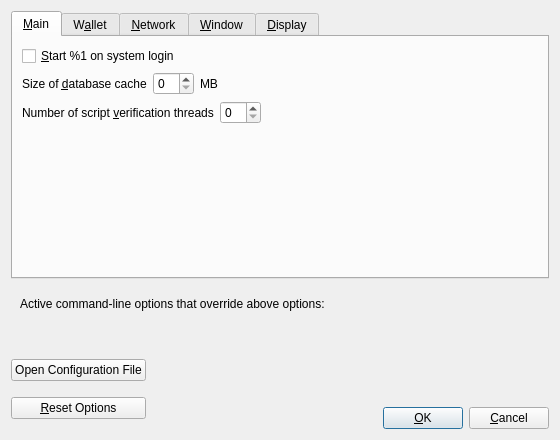
<?xml version="1.0" encoding="UTF-8"?>
<ui version="4.0">
 <class>OptionsDialog</class>
 <widget class="QDialog" name="OptionsDialog">
  <property name="geometry">
   <rect>
    <x>0</x>
    <y>0</y>
    <width>560</width>
    <height>440</height>
   </rect>
  </property>
  <property name="windowTitle">
   <string>Options</string>
  </property>
  <property name="modal">
   <bool>true</bool>
  </property>
  <layout class="QVBoxLayout" name="verticalLayout">
   <item>
    <widget class="QTabWidget" name="tabWidget">
     <property name="currentIndex">
      <number>0</number>
     </property>
     <widget class="QWidget" name="tabMain">
      <attribute name="title">
       <string>&amp;Main</string>
      </attribute>
      <layout class="QVBoxLayout" name="verticalLayout_Main">
       <item>
        <widget class="QCheckBox" name="bitcoinAtStartup">
         <property name="toolTip">
          <string>Automatically start %1 after logging in to the system.</string>
         </property>
         <property name="text">
          <string>&amp;Start %1 on system login</string>
         </property>
        </widget>
       </item>
       <item>
        <layout class="QHBoxLayout" name="horizontalLayout_2_Main">
         <item>
          <widget class="QLabel" name="databaseCacheLabel">
           <property name="text">
            <string>Size of &amp;database cache</string>
           </property>
           <property name="textFormat">
            <enum>Qt::PlainText</enum>
           </property>
           <property name="buddy">
            <cstring>databaseCache</cstring>
           </property>
          </widget>
         </item>
         <item>
          <widget class="QSpinBox" name="databaseCache"/>
         </item>
         <item>
          <widget class="QLabel" name="databaseCacheUnitLabel">
           <property name="text">
            <string>MB</string>
           </property>
           <property name="textFormat">
            <enum>Qt::PlainText</enum>
           </property>
          </widget>
         </item>
         <item>
          <spacer name="horizontalSpacer_2_Main">
           <property name="orientation">
            <enum>Qt::Horizontal</enum>
           </property>
           <property name="sizeHint" stdset="0">
            <size>
             <width>40</width>
             <height>20</height>
            </size>
           </property>
          </spacer>
         </item>
        </layout>
       </item>
       <item>
        <layout class="QHBoxLayout" name="horizontalLayout_3_Main">
         <item>
          <widget class="QLabel" name="threadsScriptVerifLabel">
           <property name="text">
            <string>Number of script &amp;verification threads</string>
           </property>
           <property name="textFormat">
            <enum>Qt::PlainText</enum>
           </property>
           <property name="buddy">
            <cstring>threadsScriptVerif</cstring>
           </property>
          </widget>
         </item>
         <item>
          <widget class="QSpinBox" name="threadsScriptVerif">
           <property name="toolTip">
            <string>(0 = auto, &lt;0 = leave that many cores free)</string>
           </property>
          </widget>
         </item>
         <item>
          <spacer name="horizontalSpacer_3_Main">
           <property name="orientation">
            <enum>Qt::Horizontal</enum>
           </property>
           <property name="sizeHint" stdset="0">
            <size>
             <width>40</width>
             <height>20</height>
            </size>
           </property>
          </spacer>
         </item>
        </layout>
       </item>
       <item>
        <spacer name="verticalSpacer_Main">
         <property name="orientation">
          <enum>Qt::Vertical</enum>
         </property>
         <property name="sizeHint" stdset="0">
          <size>
           <width>20</width>
           <height>40</height>
          </size>
         </property>
        </spacer>
       </item>
      </layout>
     </widget>
     <widget class="QWidget" name="tabWallet">
      <attribute name="title">
       <string>W&amp;allet</string>
      </attribute>
      <layout class="QVBoxLayout" name="verticalLayout_Wallet">
       <item>
        <widget class="QGroupBox" name="groupBox">
         <property name="title">
          <string>Expert</string>
         </property>
         <layout class="QVBoxLayout" name="verticalLayout_2">
          <item>
           <widget class="QCheckBox" name="coinControlFeatures">
            <property name="toolTip">
             <string>Whether to show coin control features or not.</string>
            </property>
            <property name="text">
             <string>Enable coin &amp;control features</string>
            </property>
           </widget>
          </item>
          <item>
           <widget class="QCheckBox" name="spendZeroConfChange">
            <property name="toolTip">
             <string>If you disable the spending of unconfirmed change, the change from a transaction cannot be used until that transaction has at least one confirmation. This also affects how your balance is computed.</string>
            </property>
            <property name="text">
             <string>&amp;Spend unconfirmed change</string>
            </property>
           </widget>
          </item>
         </layout>
        </widget>
       </item>
       <item>
        <spacer name="verticalSpacer_Wallet">
         <property name="orientation">
          <enum>Qt::Vertical</enum>
         </property>
         <property name="sizeHint" stdset="0">
          <size>
           <width>20</width>
           <height>40</height>
          </size>
         </property>
        </spacer>
       </item>
      </layout>
     </widget>
     <widget class="QWidget" name="tabNetwork">
      <attribute name="title">
       <string>&amp;Network</string>
      </attribute>
      <layout class="QVBoxLayout" name="verticalLayout_Network">
       <item>
        <widget class="QCheckBox" name="mapPortUpnp">
         <property name="toolTip">
          <string>Automatically open the Pigycoin client port on the router. This only works when your router supports UPnP and it is enabled.</string>
         </property>
         <property name="text">
          <string>Map port using &amp;UPnP</string>
         </property>
        </widget>
       </item>
       <item>
        <widget class="QCheckBox" name="allowIncoming">
         <property name="toolTip">
          <string>Accept connections from outside</string>
         </property>
         <property name="text">
          <string>Allow incoming connections</string>
         </property>
        </widget>
       </item>
       <item>
        <widget class="QCheckBox" name="connectSocks">
         <property name="toolTip">
          <string>Connect to the Pigycoin network through a SOCKS5 proxy.</string>
         </property>
         <property name="text">
          <string>&amp;Connect through SOCKS5 proxy (default proxy):</string>
         </property>
        </widget>
       </item>
       <item>
        <layout class="QHBoxLayout" name="horizontalLayout_1_Network">
         <item>
          <widget class="QLabel" name="proxyIpLabel">
           <property name="text">
            <string>Proxy &amp;IP:</string>
           </property>
           <property name="textFormat">
            <enum>Qt::PlainText</enum>
           </property>
           <property name="buddy">
            <cstring>proxyIp</cstring>
           </property>
          </widget>
         </item>
         <item>
          <widget class="QValidatedLineEdit" name="proxyIp">
           <property name="minimumSize">
            <size>
             <width>140</width>
             <height>0</height>
            </size>
           </property>
           <property name="maximumSize">
            <size>
             <width>140</width>
             <height>16777215</height>
            </size>
           </property>
           <property name="toolTip">
            <string>IP address of the proxy (e.g. IPv4: 127.0.0.1 / IPv6: ::1)</string>
           </property>
          </widget>
         </item>
         <item>
          <widget class="QLabel" name="proxyPortLabel">
           <property name="text">
            <string>&amp;Port:</string>
           </property>
           <property name="textFormat">
            <enum>Qt::PlainText</enum>
           </property>
           <property name="buddy">
            <cstring>proxyPort</cstring>
           </property>
          </widget>
         </item>
         <item>
          <widget class="QLineEdit" name="proxyPort">
           <property name="minimumSize">
            <size>
             <width>55</width>
             <height>0</height>
            </size>
           </property>
           <property name="maximumSize">
            <size>
             <width>55</width>
             <height>16777215</height>
            </size>
           </property>
           <property name="toolTip">
            <string>Port of the proxy (e.g. 9050)</string>
           </property>
          </widget>
         </item>
         <item>
          <spacer name="horizontalSpacer_1_Network">
           <property name="orientation">
            <enum>Qt::Horizontal</enum>
           </property>
           <property name="sizeHint" stdset="0">
            <size>
             <width>40</width>
             <height>20</height>
            </size>
           </property>
          </spacer>
         </item>
        </layout>
       </item>
       <item>
        <layout class="QHBoxLayout" name="horizontalLayout_2_Network">
         <item>
          <widget class="QLabel" name="proxyActiveNets">
           <property name="text">
            <string>Used for reaching peers via:</string>
           </property>
           <property name="textFormat">
            <enum>Qt::PlainText</enum>
           </property>
          </widget>
         </item>
         <item>
          <widget class="QCheckBox" name="proxyReachIPv4">
           <property name="enabled">
            <bool>false</bool>
           </property>
           <property name="toolTip">
            <string>Shows if the supplied default SOCKS5 proxy is used to reach peers via this network type.</string>
           </property>
           <property name="text">
            <string/>
           </property>
          </widget>
         </item>
         <item>
          <widget class="QLabel" name="proxyReachIPv4Label">
           <property name="text">
            <string>IPv4</string>
           </property>
           <property name="textFormat">
            <enum>Qt::PlainText</enum>
           </property>
          </widget>
         </item>
         <item>
          <widget class="QCheckBox" name="proxyReachIPv6">
           <property name="enabled">
            <bool>false</bool>
           </property>
           <property name="toolTip">
            <string>Shows if the supplied default SOCKS5 proxy is used to reach peers via this network type.</string>
           </property>
           <property name="text">
            <string/>
           </property>
          </widget>
         </item>
         <item>
          <widget class="QLabel" name="proxyReachIPv6Label">
           <property name="text">
            <string>IPv6</string>
           </property>
           <property name="textFormat">
            <enum>Qt::PlainText</enum>
           </property>
          </widget>
         </item>
         <item>
          <widget class="QCheckBox" name="proxyReachTor">
           <property name="enabled">
            <bool>false</bool>
           </property>
           <property name="toolTip">
            <string>Shows if the supplied default SOCKS5 proxy is used to reach peers via this network type.</string>
           </property>
           <property name="text">
            <string/>
           </property>
          </widget>
         </item>
         <item>
          <widget class="QLabel" name="proxyReachTorLabel">
           <property name="text">
            <string>Tor</string>
           </property>
           <property name="textFormat">
            <enum>Qt::PlainText</enum>
           </property>
          </widget>
         </item>
         <item>
          <spacer name="horizontalSpacer_2_Network">
           <property name="orientation">
            <enum>Qt::Horizontal</enum>
           </property>
           <property name="sizeHint" stdset="0">
            <size>
             <width>40</width>
             <height>20</height>
            </size>
           </property>
          </spacer>
         </item>
        </layout>
       </item>
       <item>
        <widget class="QCheckBox" name="connectSocksTor">
         <property name="toolTip">
          <string>Connect to the Pigycoin network through a separate SOCKS5 proxy for Tor hidden services.</string>
         </property>
         <property name="text">
          <string>Use separate SOCKS5 proxy to reach peers via Tor hidden services:</string>
         </property>
        </widget>
       </item>
       <item>
        <layout class="QHBoxLayout" name="horizontalLayout_3_Network">
         <item>
          <widget class="QLabel" name="proxyIpTorLabel">
           <property name="text">
            <string>Proxy &amp;IP:</string>
           </property>
           <property name="textFormat">
            <enum>Qt::PlainText</enum>
           </property>
           <property name="buddy">
            <cstring>proxyIpTor</cstring>
           </property>
          </widget>
         </item>
         <item>
          <widget class="QValidatedLineEdit" name="proxyIpTor">
           <property name="minimumSize">
            <size>
             <width>140</width>
             <height>0</height>
            </size>
           </property>
           <property name="maximumSize">
            <size>
             <width>140</width>
             <height>16777215</height>
            </size>
           </property>
           <property name="toolTip">
            <string>IP address of the proxy (e.g. IPv4: 127.0.0.1 / IPv6: ::1)</string>
           </property>
          </widget>
         </item>
         <item>
          <widget class="QLabel" name="proxyPortTorLabel">
           <property name="text">
            <string>&amp;Port:</string>
           </property>
           <property name="textFormat">
            <enum>Qt::PlainText</enum>
           </property>
           <property name="buddy">
            <cstring>proxyPortTor</cstring>
           </property>
          </widget>
         </item>
         <item>
          <widget class="QLineEdit" name="proxyPortTor">
           <property name="minimumSize">
            <size>
             <width>55</width>
             <height>0</height>
            </size>
           </property>
           <property name="maximumSize">
            <size>
             <width>55</width>
             <height>16777215</height>
            </size>
           </property>
           <property name="toolTip">
            <string>Port of the proxy (e.g. 9050)</string>
           </property>
          </widget>
         </item>
         <item>
          <spacer name="horizontalSpacer_4_Network">
           <property name="orientation">
            <enum>Qt::Horizontal</enum>
           </property>
           <property name="sizeHint" stdset="0">
            <size>
             <width>40</width>
             <height>20</height>
            </size>
           </property>
          </spacer>
         </item>
        </layout>
       </item>
       <item>
        <spacer name="verticalSpacer_Network">
         <property name="orientation">
          <enum>Qt::Vertical</enum>
         </property>
         <property name="sizeHint" stdset="0">
          <size>
           <width>20</width>
           <height>40</height>
          </size>
         </property>
        </spacer>
       </item>
      </layout>
     </widget>
     <widget class="QWidget" name="tabWindow">
      <attribute name="title">
       <string>&amp;Window</string>
      </attribute>
      <layout class="QVBoxLayout" name="verticalLayout_Window">
       <item>
        <widget class="QCheckBox" name="hideTrayIcon">
         <property name="toolTip">
          <string>&amp;Hide the icon from the system tray.</string>
         </property>
         <property name="text">
          <string>Hide tray icon</string>
         </property>
        </widget>
       </item>
       <item>
        <widget class="QCheckBox" name="minimizeToTray">
         <property name="toolTip">
          <string>Show only a tray icon after minimizing the window.</string>
         </property>
         <property name="text">
          <string>&amp;Minimize to the tray instead of the taskbar</string>
         </property>
        </widget>
       </item>
       <item>
        <widget class="QCheckBox" name="minimizeOnClose">
         <property name="toolTip">
          <string>Minimize instead of exit the application when the window is closed. When this option is enabled, the application will be closed only after selecting Exit in the menu.</string>
         </property>
         <property name="text">
          <string>M&amp;inimize on close</string>
         </property>
        </widget>
       </item>
       <item>
        <spacer name="verticalSpacer_Window">
         <property name="orientation">
          <enum>Qt::Vertical</enum>
         </property>
         <property name="sizeHint" stdset="0">
          <size>
           <width>20</width>
           <height>40</height>
          </size>
         </property>
        </spacer>
       </item>
      </layout>
     </widget>
     <widget class="QWidget" name="tabDisplay">
      <attribute name="title">
       <string>&amp;Display</string>
      </attribute>
      <layout class="QVBoxLayout" name="verticalLayout_Display">
       <item>
        <layout class="QHBoxLayout" name="horizontalLayout_1_Display">
         <item>
          <widget class="QLabel" name="langLabel">
           <property name="text">
            <string>User Interface &amp;language:</string>
           </property>
           <property name="textFormat">
            <enum>Qt::PlainText</enum>
           </property>
           <property name="buddy">
            <cstring>lang</cstring>
           </property>
          </widget>
         </item>
         <item>
          <widget class="QValueComboBox" name="lang">
           <property name="toolTip">
            <string>The user interface language can be set here. This setting will take effect after restarting %1.</string>
           </property>
          </widget>
         </item>
        </layout>
       </item>
       <item>
        <layout class="QHBoxLayout" name="horizontalLayout_2_Display">
         <item>
          <widget class="QLabel" name="unitLabel">
           <property name="text">
            <string>&amp;Unit to show amounts in:</string>
           </property>
           <property name="textFormat">
            <enum>Qt::PlainText</enum>
           </property>
           <property name="buddy">
            <cstring>unit</cstring>
           </property>
          </widget>
         </item>
         <item>
          <widget class="QValueComboBox" name="unit">
           <property name="toolTip">
            <string>Choose the default subdivision unit to show in the interface and when sending coins.</string>
           </property>
          </widget>
         </item>
        </layout>
       </item>
       <item>
        <layout class="QHBoxLayout" name="horizontalLayout_3_Display">
         <item>
          <widget class="QLabel" name="thirdPartyTxUrlsLabel">
           <property name="toolTip">
            <string>Third party URLs (e.g. a block explorer) that appear in the transactions tab as context menu items. %s in the URL is replaced by transaction hash. Multiple URLs are separated by vertical bar |.</string>
           </property>
           <property name="text">
            <string>Third party transaction URLs</string>
           </property>
           <property name="buddy">
            <cstring>thirdPartyTxUrls</cstring>
           </property>
          </widget>
         </item>
         <item>
          <widget class="QLineEdit" name="thirdPartyTxUrls">
           <property name="toolTip">
            <string>Third party URLs (e.g. a block explorer) that appear in the transactions tab as context menu items. %s in the URL is replaced by transaction hash. Multiple URLs are separated by vertical bar |.</string>
           </property>
          </widget>
         </item>
        </layout>
       </item>
       <item>
        <spacer name="verticalSpacer_Display">
         <property name="orientation">
          <enum>Qt::Vertical</enum>
         </property>
         <property name="sizeHint" stdset="0">
          <size>
           <width>20</width>
           <height>40</height>
          </size>
         </property>
        </spacer>
       </item>
      </layout>
     </widget>
    </widget>
   </item>
   <item>
    <widget class="QFrame" name="frame">
     <layout class="QVBoxLayout" name="verticalLayout_Bottom">
      <item>
       <layout class="QHBoxLayout" name="horizontalLayout_Bottom">
        <item>
         <widget class="QLabel" name="overriddenByCommandLineInfoLabel">
          <property name="text">
           <string>Active command-line options that override above options:</string>
          </property>
          <property name="textFormat">
           <enum>Qt::PlainText</enum>
          </property>
         </widget>
        </item>
        <item>
         <spacer name="horizontalSpacer_Bottom">
          <property name="orientation">
           <enum>Qt::Horizontal</enum>
          </property>
          <property name="sizeHint" stdset="0">
           <size>
            <width>40</width>
            <height>20</height>
           </size>
          </property>
         </spacer>
        </item>
       </layout>
      </item>
      <item>
       <widget class="QLabel" name="overriddenByCommandLineLabel">
        <property name="text">
         <string/>
        </property>
        <property name="textFormat">
         <enum>Qt::PlainText</enum>
        </property>
        <property name="wordWrap">
         <bool>true</bool>
        </property>
       </widget>
      </item>
     </layout>
    </widget>
   </item>
   <item>
    <layout class="QHBoxLayout" name="horizontalLayout_Buttons">
     <item>
      <layout class="QVBoxLayout" name="verticalLayout_Buttons">
       <item>
        <widget class="QPushButton" name="openBitcoinConfButton">
         <property name="toolTip">
          <string>Open the %1 configuration file from the working directory.</string>
         </property>
         <property name="text">
          <string>Open Configuration File</string>
         </property>
         <property name="autoDefault">
          <bool>false</bool>
         </property>
        </widget>
       </item>
       <item>
        <widget class="QPushButton" name="resetButton">
         <property name="toolTip">
          <string>Reset all client options to default.</string>
         </property>
         <property name="text">
          <string>&amp;Reset Options</string>
         </property>
         <property name="autoDefault">
          <bool>false</bool>
         </property>
        </widget>
       </item>
      </layout>
     </item>
     <item>
      <spacer name="horizontalSpacer_1">
       <property name="orientation">
        <enum>Qt::Horizontal</enum>
       </property>
       <property name="sizeHint" stdset="0">
        <size>
         <width>40</width>
         <height>48</height>
        </size>
       </property>
      </spacer>
     </item>
     <item>
      <widget class="QLabel" name="statusLabel">
       <property name="minimumSize">
        <size>
         <width>200</width>
         <height>0</height>
        </size>
       </property>
       <property name="font">
        <font>
         <weight>75</weight>
         <bold>true</bold>
        </font>
       </property>
       <property name="text">
        <string/>
       </property>
       <property name="textFormat">
        <enum>Qt::PlainText</enum>
       </property>
       <property name="wordWrap">
        <bool>true</bool>
       </property>
      </widget>
     </item>
     <item>
      <spacer name="horizontalSpacer_2">
       <property name="orientation">
        <enum>Qt::Horizontal</enum>
       </property>
       <property name="sizeHint" stdset="0">
        <size>
         <width>40</width>
         <height>48</height>
        </size>
       </property>
      </spacer>
     </item>
     <item>
      <layout class="QVBoxLayout" name="verticalLayout_4">
       <item>
        <spacer name="verticalSpacer">
         <property name="orientation">
          <enum>Qt::Vertical</enum>
         </property>
         <property name="sizeHint" stdset="0">
          <size>
           <width>20</width>
           <height>40</height>
          </size>
         </property>
        </spacer>
       </item>
       <item>
        <layout class="QHBoxLayout" name="horizontalLayout">
         <item>
          <widget class="QPushButton" name="okButton">
           <property name="text">
            <string>&amp;OK</string>
           </property>
           <property name="autoDefault">
            <bool>false</bool>
           </property>
           <property name="default">
            <bool>true</bool>
           </property>
          </widget>
         </item>
         <item>
          <widget class="QPushButton" name="cancelButton">
           <property name="text">
            <string>&amp;Cancel</string>
           </property>
           <property name="autoDefault">
            <bool>false</bool>
           </property>
          </widget>
         </item>
        </layout>
       </item>
      </layout>
     </item>
    </layout>
   </item>
  </layout>
 </widget>
 <customwidgets>
  <customwidget>
   <class>QValidatedLineEdit</class>
   <extends>QLineEdit</extends>
   <header>qvalidatedlineedit.h</header>
  </customwidget>
  <customwidget>
   <class>QValueComboBox</class>
   <extends>QComboBox</extends>
   <header>qvaluecombobox.h</header>
  </customwidget>
 </customwidgets>
 <resources/>
 <connections/>
</ui>
